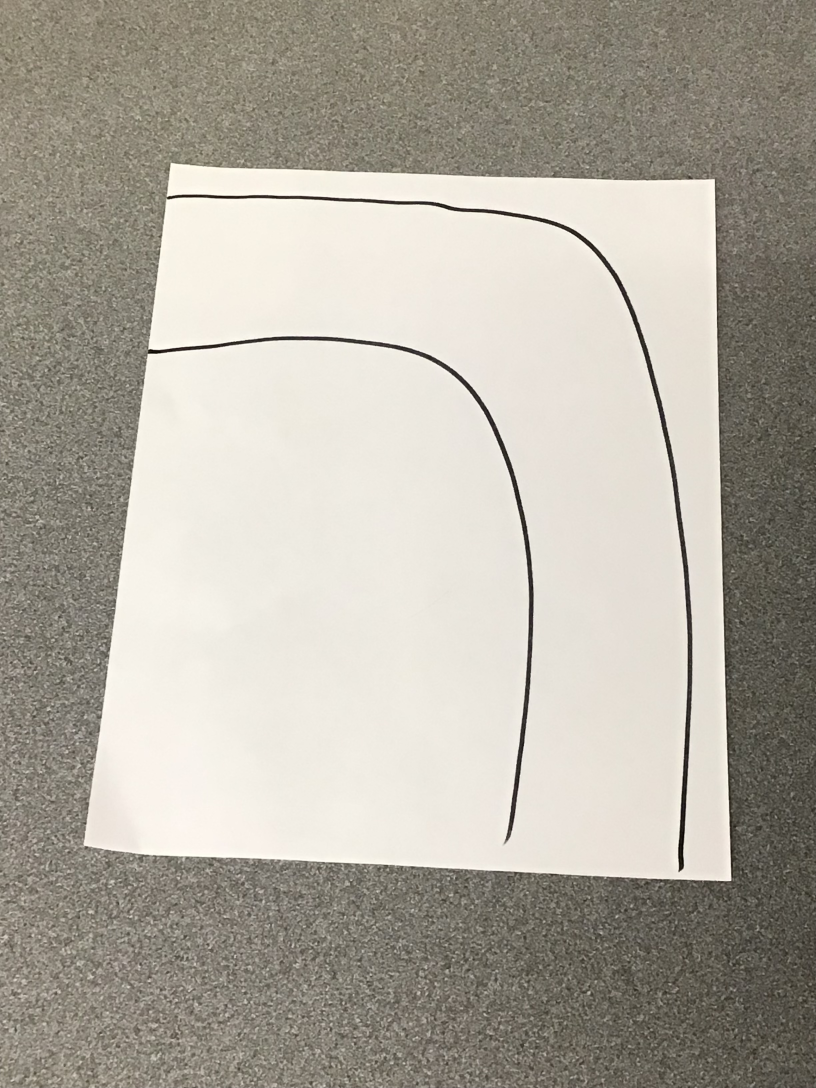
#> input picture left.jpg, 2448 x 3264 px (shown at 1/3 size)
$ python main.py
#> lines starting #> are read from the running program, lines starting #| are printed output that depends on the picture; after the words box and inside, x2 and y2 are one past the last pixel; in counts of white or black regions, pixels touching at a corner belong together
import cv2 as cv
import numpy as np

def FindPath(img_name):
#> called with img_name = 'left.jpg'
    img = cv.imread(img_name)
#> img is the input picture: shape (3264, 2448, 3); mean B, G, R 159.8, 170.7, 175.8

    scale_percent = 20
    width = int(img.shape[1] * scale_percent / 100)
#> width = 489
    length = int(img.shape[0] * scale_percent / 100)
#> length = 652
    dim = (width, length)
#> dim = (489, 652)

    gray = cv.cvtColor(img, cv.COLOR_BGR2GRAY)
    edges = cv.Canny(gray, 400, 800, None, 3)
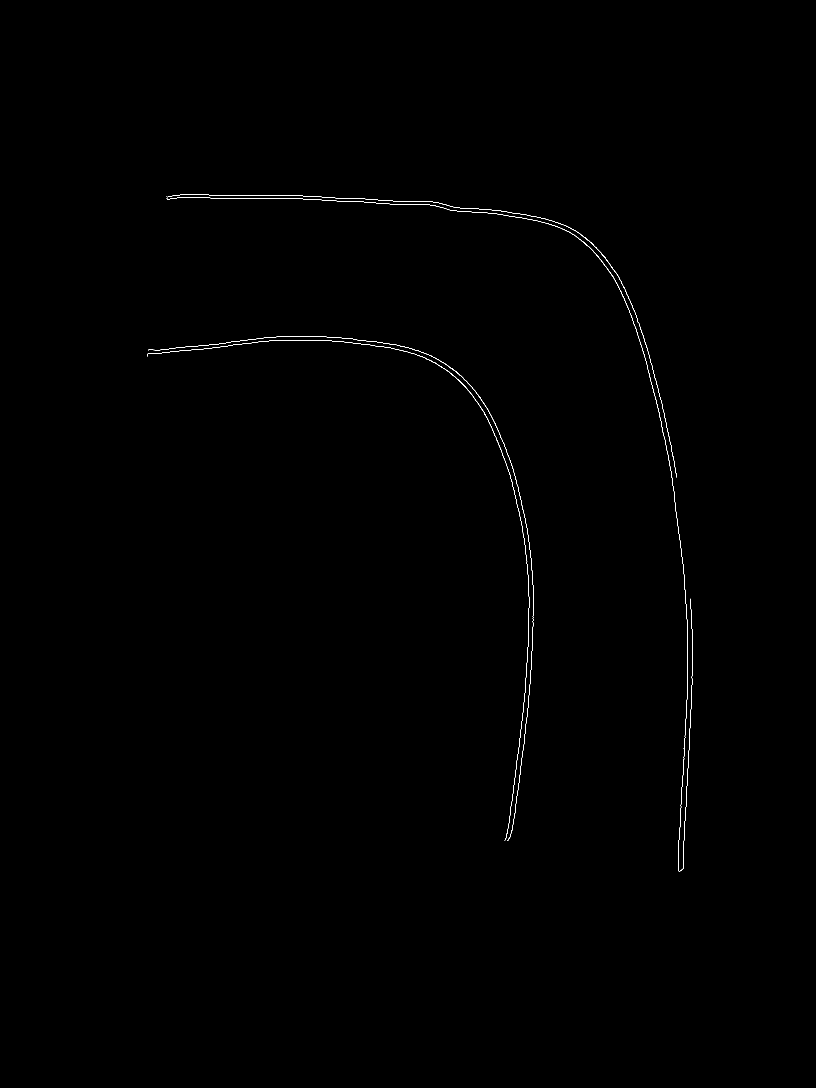
#> edges: shape (3264, 2448) (shown at 1/3 size); 0.14% white in thin lines or dots, all inside (x1, y1, x2, y2) = (442, 583, 2078, 2616)
    blur = cv.blur(edges, (19, 19))

    linesP = cv.HoughLinesP(blur, cv.HOUGH_PROBABILISTIC, theta=np.pi / 180, threshold=15, minLineLength=30,
                            maxLineGap=10)
#> linesP = 925 rows, first 6: [435, 1046, 1100, 1012], [491, 583, 1266, 623], [1989, 1182, 2084, 2086], [721, 578, 1608, 640], [1987, 1174, 2083, 2092], [1558, 2414, 1564, 2077]

    imm = edges.copy()

    if linesP is not None:
        for i in range(len(linesP)):
            l = linesP[i][0]
            cv.line(imm, (l[0], l[1]), (l[2], l[3]), (255, 255, 255), 3, cv.LINE_AA)
#> this loop made 925 passes
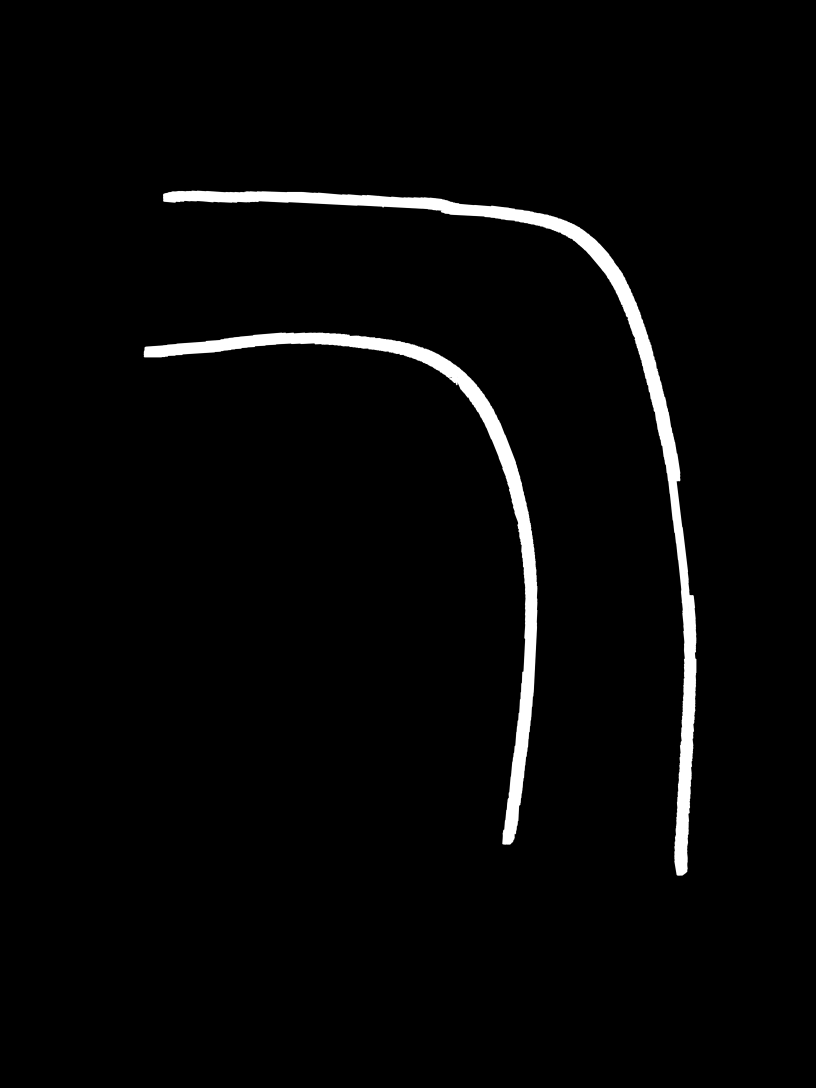
#> imm: shape (3264, 2448) (shown at 1/3 size); 2.58% of pixels changed, all inside (x1, y1, x2, y2) = (430, 571, 2090, 2627)

    tester = 10

    incre = imm.shape[0]//tester
#> incre = 326
    h_points = []
    v_points = []

    for j in range(tester):
        bool1 = False
        bool2 = False
        y = imm.shape[0] - incre*j - 1
        for x in range(imm.shape[1] - 1):
            if imm[y, x - 1] == 255:
                save1 = x
                bool1 = True
                break
        for x in range(imm.shape[1] - 1):
            if imm[y, imm.shape[1] - x - 1] == 255:
                save2 = imm.shape[1] - x - 1
                bool2 = True
                break
        if (bool1 and bool2) and (save2-save1 > 50):
            mid = (save1 + save2)//2
            h_points.append((mid, y))
        else:
            continue

    for j in range(tester):
        bool1 = False
        bool2 = False
        x = imm.shape[1] - incre*j - 1
        for y in range(imm.shape[0] - 1):
            if imm[y - 1, x] == 255:
                save1 = y
                bool1 = True
                break
        for y in range(imm.shape[0] - 1):
            if imm[imm.shape[0] - y - 1, x] == 255:
                save2 = imm.shape[0] - y - 1
                bool2 = True
                break
        if (bool1 and bool2) and (save2-save1 > 50):
            mid = (save1 + save2)//2
            v_points.append((x, mid))
        else:
            continue

    slope = (v_points[0][1]-h_points[0][1])//(v_points[0][0]-h_points[0][0])
#> slope = 138

    if slope > 0:
        points = h_points + v_points
    else:
        v_points = sorted(v_points, key=lambda tup:tup[0])
        points = h_points + v_points

    print(points)
#| [(1806, 2285), (1829, 1959), (1809, 1633), (1744, 1307), (1584, 655), (1795, 763), (1469, 963), (1143, 820), (817, 805), (491, 826), (-487, 1147)]

    for i in range(len(points)-2):
        if i != 3 and i != 4 and i != 5:
            cv.arrowedLine(img, (points[i][0], points[i][1]), (points[i+1][0], points[i+1][1]), (0, 0, 0), 3, cv.LINE_AA)
        elif i == 3:
            cv.arrowedLine(img, (points[i][0], points[i][1]), (points[i + 3][0], points[i + 3][1]), (0, 0, 0), 3, cv.LINE_AA)


    img = cv.resize(img, dim, interpolation=cv.INTER_AREA)
#> img: shape (652, 489, 3)

    cv.imshow("output", img)

    new_name = img_name[:len(img_name) - 4] + "_output.jpg"
    cv.imwrite(new_name, img)

    cv.waitKey(0)
    cv.destroyAllWindows()

FindPath("left.jpg")
FindPath("right.jpg")
#> call 2 of FindPath, with img_name = 'right.jpg'
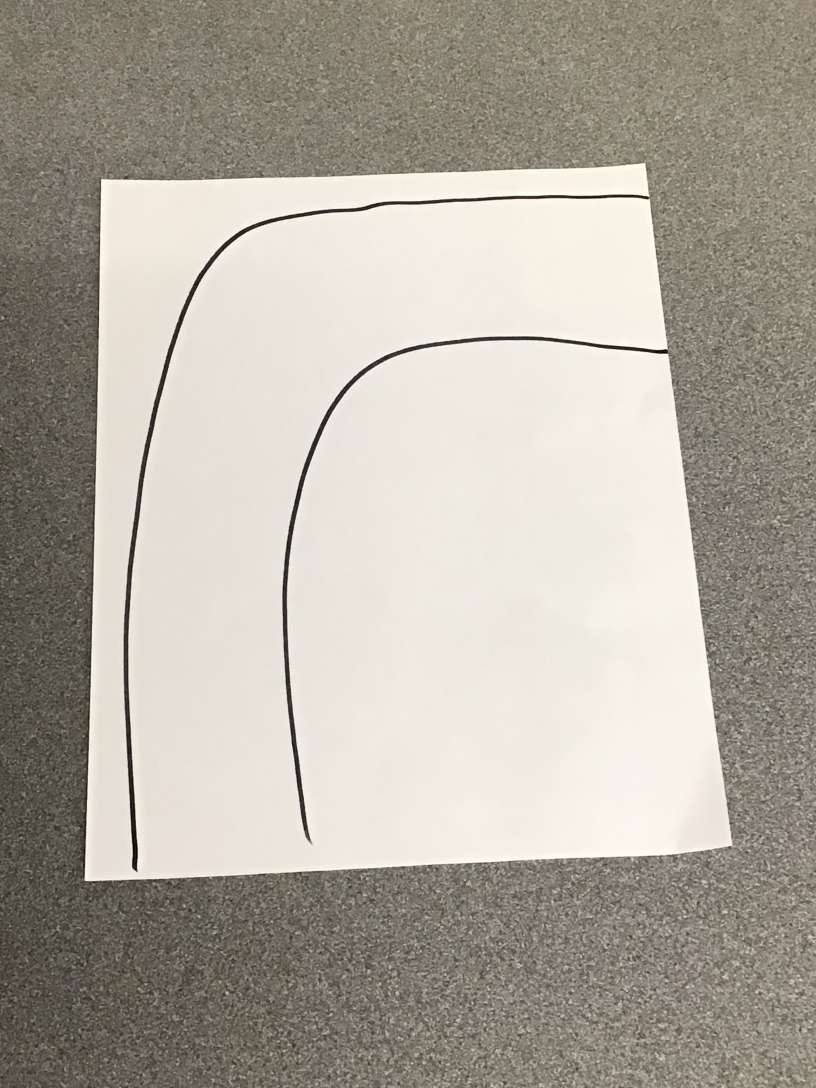
#> input picture right.jpg, 2448 x 3264 px (shown at 1/3 size)
#> in FindPath, img is the input picture: shape (3264, 2448, 3); mean B, G, R 159.8, 170.7, 175.9
#> in FindPath (call 2), `edges = cv.Canny(gray, 400, 800, None, 3)`: edges: shape (3264, 2448); 0.15% white in thin lines or dots, all inside (x1, y1, x2, y2) = (370, 583, 2006, 2616)
#> in FindPath (call 2), `linesP = cv.HoughLinesP(blur, cv.HOUGH_PROBABILISTIC, theta=np.pi / 18..`: linesP = 899 rows, first 6: [384, 1612, 402, 2624], [1420, 1004, 2012, 1045], [866, 2242, 866, 1532], [821, 643, 1163, 625], [1646, 1033, 2013, 1053], [372, 1713, 386, 2530]
#> the loop in FindPath (call 2), `for i in range(len(linesP)):` made 899 passes
#> after the loop in FindPath (call 2), `for i in range(len(linesP)):`:
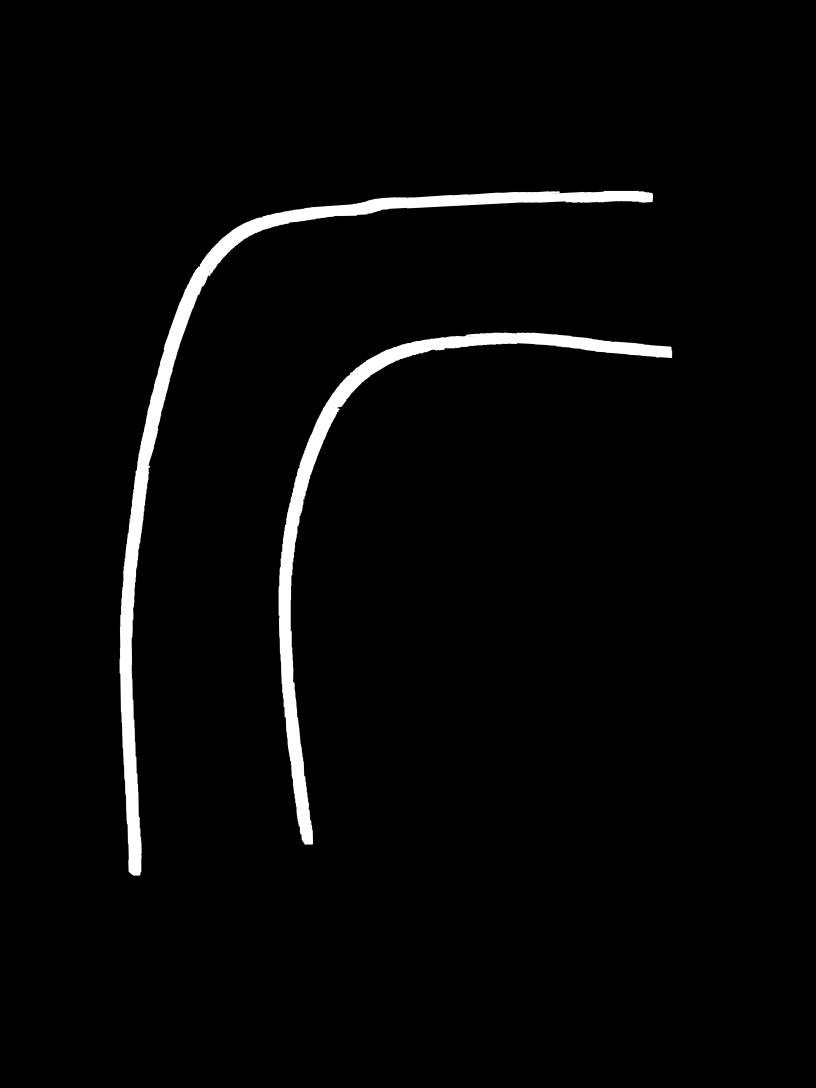
#> imm: shape (3264, 2448) (shown at 1/3 size); min 0, max 255, mean 6.8
#| [(640, 2285), (618, 1959), (632, 1633), (703, 1307), (857, 655), (491, 1132), (1143, 851), (1469, 806), (1795, 816)]
#> in FindPath (call 2), `img = cv.resize(img, dim, interpolation=cv.INTER_AREA)`:
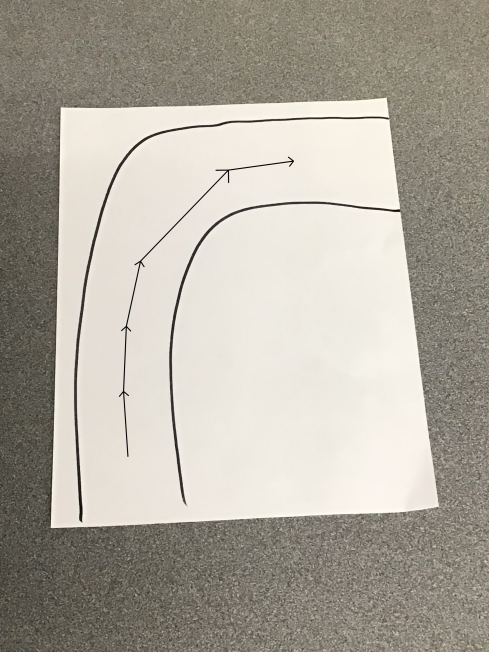
#> img: shape (652, 489, 3); mean B, G, R 159.5, 170.3, 175.5
